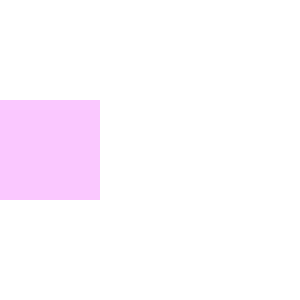
Frame 1 (no input)
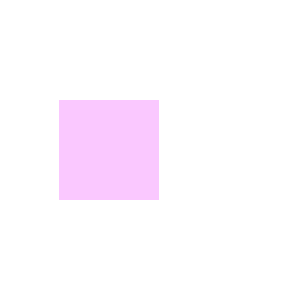
Frame 60 (the mouse pressed at the canvas centre just before this capture)
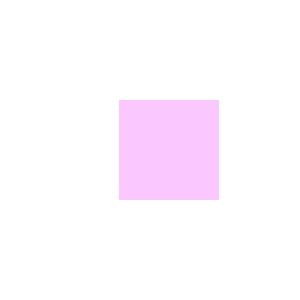
Frame 120 (the mouse held since frame 60 and released just before this capture)

The Processing sketch that drew these frames (run headless with seeded random() and noise(); from frame 60 on, the mouse is pressed at the canvas centre):

// Processing sketch: CE1_2
// ── CE1_2.pde
int xSize = 100;
int ySize = 100;
int xLoc = 0;
int yLoc = 100;
void setup(){
  size(300, 300);
  noStroke();
  fill(250, 200, 255);
}

void draw(){
  background(255);
  rect(xLoc++, yLoc, xSize, ySize);
  if(xLoc == 299)
    xLoc = 0;
}
